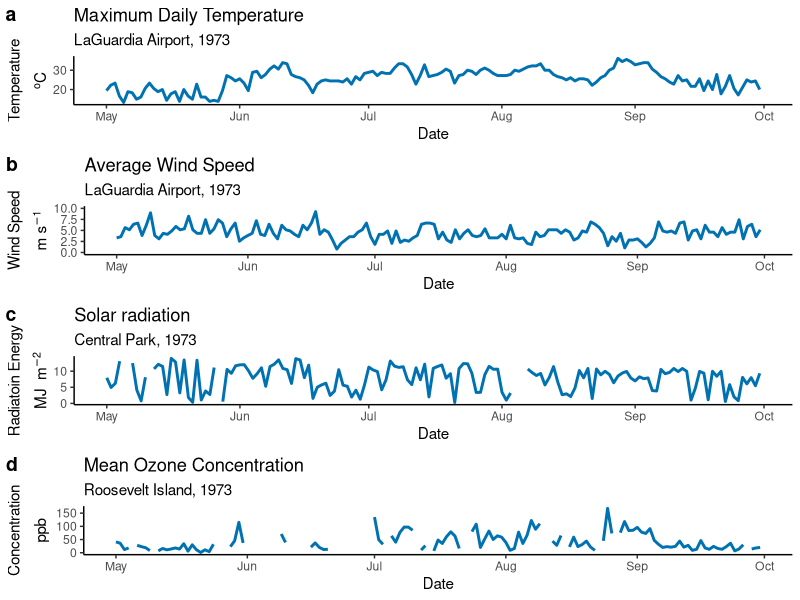
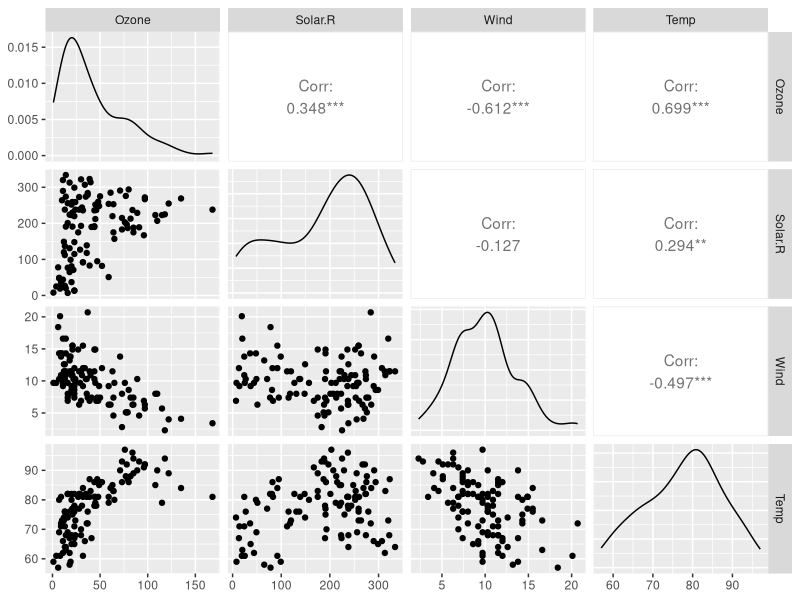
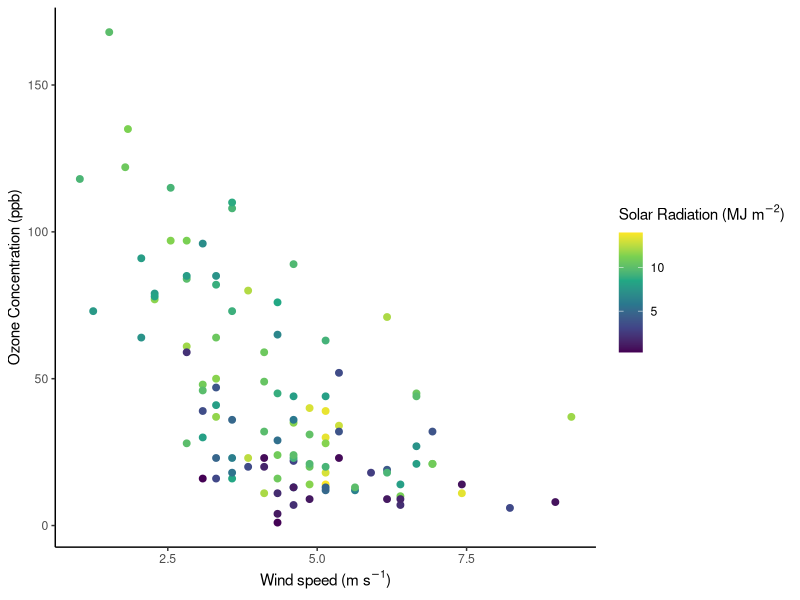
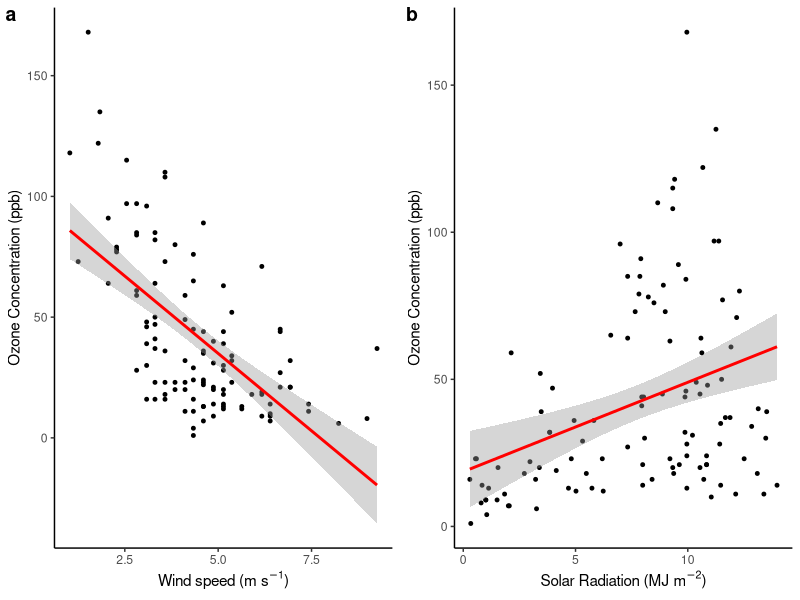
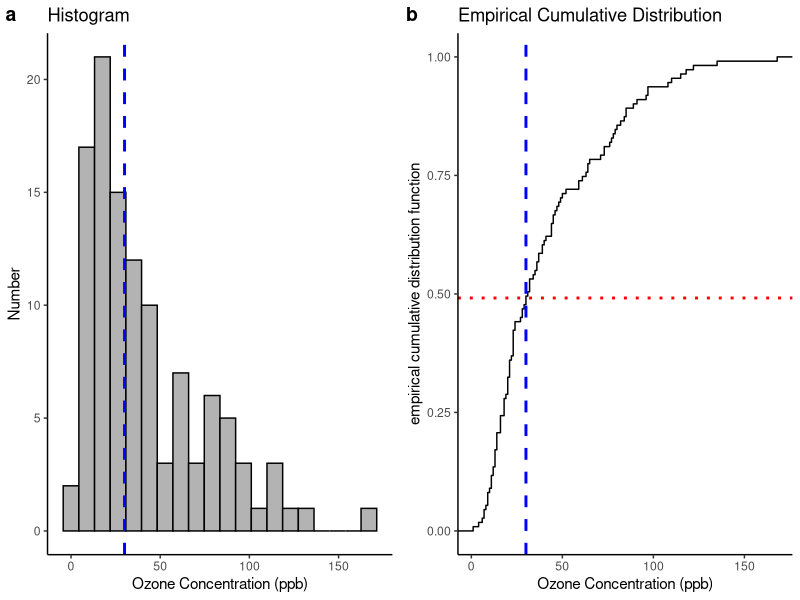

These figures' R source, in order:
## ---- chunk 1
# Load required libraries
library(tidyverse)
library(GGally)
library(lubridate)
## ---- chunk 2
# Show first 10 rows of the data set
head(airquality, 10) |>
  knitr::kable(format = "html") |>
  kableExtra::kable_classic(full_width = F)
## ---- chunk 3
# Convert units from data set into SI-units and add a new column with date-time object
airquality_SI <-
  airquality |>
    mutate(Solar.R = Solar.R * 4.184e04, # Solar radiation in J/m^2
           Wind = Wind * 4.4704e-01,     # Wind speed in m/s
           Temp = (Temp - 32)/1.8,       # Temperature in °C
           date = ymd(
             paste("1973-",
                   as.character(Month),
                   as.character(Day)))
           )
## ---- chunk 4
# Ozon concentration plot
ozon_plot <- ggplot(
    data = airquality_SI,
    aes(x = date, y = Ozone)) +
  geom_line(color="#0072B2", linewidth=1) +
  labs(title = "Mean Ozone Concentration", 
       subtitle = "Roosevelt Island, 1973",
       x = "Date",
       y = expression(atop("Concentration", "ppb"))) +
  theme_classic()

# Temperature plot
temp_plot <- ggplot(
    data = airquality_SI,
    aes(x = date, y = Temp)) +
  geom_line(color="#0072B2", linewidth=1) +
  labs(title = "Maximum Daily Temperature", 
       subtitle = "LaGuardia Airport, 1973",
       x = "Date",
       y = expression(atop("Temperature", paste(""^o,"C")))) +
  theme_classic()


# Wind speed plot
wind_plot <- ggplot(
    data = airquality_SI,
    aes(x = date, y = Wind)) +
  geom_line(color="#0072B2", linewidth=1) +
  ylim(0, 10) +
  labs(title = "Average Wind Speed", 
       subtitle = "LaGuardia Airport, 1973",
       x = "Date",
       y = expression(atop("Wind Speed", paste("m ", "s"^-1)))) +
  theme_classic()

# Wind speed plot
radiation_plot <- ggplot(
    data = airquality_SI,
    aes(x = date, y = Solar.R / 1e6)) +
  geom_line(color="#0072B2", linewidth=1) +
  labs(title = "Solar radiation", 
       subtitle = "Central Park, 1973",
       x = "Date",
       y = expression(atop("Radiatoin Energy", paste("MJ ", " m"^-2)))) +
  theme_classic()

# Show the four plots
cowplot::plot_grid(temp_plot, wind_plot, radiation_plot, ozon_plot, ncol = 1, labels = "auto")
## ---- chunk 5
# Pairwise scatter plots and correlation coefficients
ggpairs(na.omit(airquality), columns = 1:4, progress = FALSE)
## ---- chunk 6
# Scatter plot with colored points
ggplot(
  data = na.omit(airquality_SI),
  aes(x = Wind, y = Ozone, color = Solar.R / 1e6)) +
  geom_point(size = 2) +
  labs(x = expression(paste("Wind speed (m s"^-1, ")")),
       y = "Ozone Concentration (ppb)") +
  theme_classic() +
  scale_color_viridis_c(expression(paste("Solar Radiation (MJ m"^-2, ")")))
## ---- chunk 7
# Calculate linear regression model
linmod <- lm(Ozone ~ Wind + Solar.R, data = na.omit(airquality_SI))
summary(linmod)
## ---- chunk 8
# Linear regression for wind speed
wind_reg_plot <- ggplot(
  data = na.omit(airquality_SI),
  aes(x = Wind, y = Ozone)) +
  geom_point(size = 1) +
  geom_smooth(formula=y~x, method = "lm", color = "red", fullrange = TRUE) +
  labs(x = expression(paste("Wind speed (m s"^-1, ")")),
       y = "Ozone Concentration (ppb)") +
  theme_classic()


# Linear regression for solar radiation
rad_reg_plot <- ggplot(
  data = na.omit(airquality_SI),
  aes(x = Solar.R / 1e6, y = Ozone)) +
  geom_point(size = 1) +
  geom_smooth(formula=y~x, method = "lm", color = "red", fullrange = TRUE) +
  labs(x = expression(paste("Solar Radiation (MJ m"^-2, ")")),
       y = "Ozone Concentration (ppb)") +
  theme_classic()

# Show the four plots
cowplot::plot_grid(wind_reg_plot, rad_reg_plot, ncol = 2, labels = "auto")
## ---- chunk 9
# Plotting histogram of ozone concentration
hist_plot <- ggplot(
    data = na.omit(airquality_SI),
    aes(x = Ozone)
    ) +
  geom_histogram(bins = 20, fill = "grey70", color = "black") +
  geom_vline(aes(xintercept=30), color="blue", linetype="dashed", linewidth=1) +
  labs(title = "Histogram", x = "Ozone Concentration (ppb)", y = "Number" ) +
  theme_classic()

# Plotting the empirical cumulative distribution of the ozone concentratoin
ecdf_plot <- ggplot(
    data = na.omit(airquality_SI),
    aes(x = Ozone)
    ) +
  stat_ecdf(geom = "step") +
  geom_vline(aes(xintercept=30), color="blue", linetype="dashed", linewidth=1) +
  geom_hline(aes(yintercept=ecdf(airquality_SI$Ozone)(30)), color="red", linetype="dotted", linewidth=1) +
  labs(title = "Empirical Cumulative Distribution", x = "Ozone Concentration (ppb)", y = "empirical cumulative distribution function" ) +
  theme_classic()

# Show the four plots
cowplot::plot_grid(hist_plot, ecdf_plot, ncol = 2, labels = "auto")
